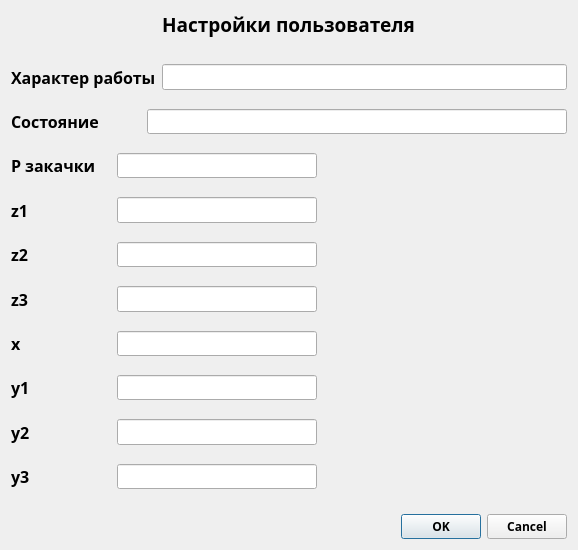
<?xml version="1.0" encoding="UTF-8"?>
<ui version="4.0">
 <class>Dialog</class>
 <widget class="QDialog" name="Dialog">
  <property name="geometry">
   <rect>
    <x>0</x>
    <y>0</y>
    <width>578</width>
    <height>550</height>
   </rect>
  </property>
  <property name="minimumSize">
   <size>
    <width>400</width>
    <height>550</height>
   </size>
  </property>
  <property name="maximumSize">
   <size>
    <width>700</width>
    <height>600</height>
   </size>
  </property>
  <property name="windowTitle">
   <string>Dialog</string>
  </property>
  <layout class="QGridLayout" name="gridLayout">
   <item row="0" column="0">
    <layout class="QVBoxLayout" name="verticalLayout_2">
     <item alignment="Qt::AlignHCenter">
      <widget class="QLabel" name="label">
       <property name="font">
        <font>
         <family>Bahnschrift SemiBold</family>
         <pointsize>14</pointsize>
         <weight>75</weight>
         <bold>true</bold>
        </font>
       </property>
       <property name="layoutDirection">
        <enum>Qt::LeftToRight</enum>
       </property>
       <property name="text">
        <string>Настройки пользователя</string>
       </property>
      </widget>
     </item>
     <item>
      <spacer name="verticalSpacer">
       <property name="orientation">
        <enum>Qt::Vertical</enum>
       </property>
       <property name="sizeType">
        <enum>QSizePolicy::Minimum</enum>
       </property>
       <property name="sizeHint" stdset="0">
        <size>
         <width>20</width>
         <height>20</height>
        </size>
       </property>
      </spacer>
     </item>
     <item>
      <layout class="QVBoxLayout" name="verticalLayout">
       <item>
        <layout class="QHBoxLayout" name="horizontalLayout">
         <item>
          <widget class="QLabel" name="label_nature_of_work">
           <property name="minimumSize">
            <size>
             <width>130</width>
             <height>0</height>
            </size>
           </property>
           <property name="font">
            <font>
             <family>Bahnschrift SemiBold</family>
             <pointsize>12</pointsize>
             <weight>75</weight>
             <bold>true</bold>
            </font>
           </property>
           <property name="text">
            <string>Характер работы</string>
           </property>
          </widget>
         </item>
         <item>
          <widget class="QLineEdit" name="lineEdit_nature_of_work">
           <property name="font">
            <font>
             <family>Bahnschrift SemiLight</family>
             <pointsize>10</pointsize>
            </font>
           </property>
          </widget>
         </item>
        </layout>
       </item>
       <item>
        <spacer name="verticalSpacer_11">
         <property name="orientation">
          <enum>Qt::Vertical</enum>
         </property>
         <property name="sizeType">
          <enum>QSizePolicy::Minimum</enum>
         </property>
         <property name="sizeHint" stdset="0">
          <size>
           <width>20</width>
           <height>13</height>
          </size>
         </property>
        </spacer>
       </item>
       <item>
        <layout class="QHBoxLayout" name="horizontalLayout_2">
         <item>
          <widget class="QLabel" name="label_state">
           <property name="minimumSize">
            <size>
             <width>130</width>
             <height>0</height>
            </size>
           </property>
           <property name="font">
            <font>
             <family>Bahnschrift SemiBold</family>
             <pointsize>12</pointsize>
             <weight>75</weight>
             <bold>true</bold>
            </font>
           </property>
           <property name="text">
            <string>Состояние</string>
           </property>
          </widget>
         </item>
         <item>
          <widget class="QLineEdit" name="lineEdit_state">
           <property name="maximumSize">
            <size>
             <width>16777215</width>
             <height>16777215</height>
            </size>
           </property>
           <property name="font">
            <font>
             <family>Bahnschrift SemiLight</family>
             <pointsize>10</pointsize>
            </font>
           </property>
           <property name="layoutDirection">
            <enum>Qt::LeftToRight</enum>
           </property>
           <property name="cursorPosition">
            <number>0</number>
           </property>
          </widget>
         </item>
        </layout>
       </item>
       <item>
        <spacer name="verticalSpacer_2">
         <property name="orientation">
          <enum>Qt::Vertical</enum>
         </property>
         <property name="sizeType">
          <enum>QSizePolicy::Minimum</enum>
         </property>
         <property name="sizeHint" stdset="0">
          <size>
           <width>20</width>
           <height>13</height>
          </size>
         </property>
        </spacer>
       </item>
       <item>
        <layout class="QHBoxLayout" name="horizontalLayout_3">
         <item>
          <widget class="QLabel" name="label_p_zak">
           <property name="minimumSize">
            <size>
             <width>100</width>
             <height>0</height>
            </size>
           </property>
           <property name="font">
            <font>
             <family>Bahnschrift SemiBold</family>
             <pointsize>12</pointsize>
             <weight>75</weight>
             <bold>true</bold>
            </font>
           </property>
           <property name="text">
            <string>P закачки</string>
           </property>
          </widget>
         </item>
         <item>
          <widget class="QLineEdit" name="lineEdit_p_zak">
           <property name="font">
            <font>
             <family>Bahnschrift SemiLight</family>
             <pointsize>10</pointsize>
            </font>
           </property>
          </widget>
         </item>
         <item>
          <spacer name="horizontalSpacer">
           <property name="orientation">
            <enum>Qt::Horizontal</enum>
           </property>
           <property name="sizeType">
            <enum>QSizePolicy::Minimum</enum>
           </property>
           <property name="sizeHint" stdset="0">
            <size>
             <width>250</width>
             <height>20</height>
            </size>
           </property>
          </spacer>
         </item>
        </layout>
       </item>
       <item>
        <spacer name="verticalSpacer_3">
         <property name="orientation">
          <enum>Qt::Vertical</enum>
         </property>
         <property name="sizeType">
          <enum>QSizePolicy::Minimum</enum>
         </property>
         <property name="sizeHint" stdset="0">
          <size>
           <width>20</width>
           <height>13</height>
          </size>
         </property>
        </spacer>
       </item>
       <item>
        <layout class="QHBoxLayout" name="horizontalLayout_4">
         <item>
          <widget class="QLabel" name="label_z1">
           <property name="minimumSize">
            <size>
             <width>100</width>
             <height>0</height>
            </size>
           </property>
           <property name="font">
            <font>
             <family>Bahnschrift SemiBold</family>
             <pointsize>12</pointsize>
             <weight>75</weight>
             <bold>true</bold>
            </font>
           </property>
           <property name="text">
            <string>z1</string>
           </property>
          </widget>
         </item>
         <item>
          <widget class="QLineEdit" name="lineEdit_z1">
           <property name="font">
            <font>
             <family>Bahnschrift SemiLight</family>
             <pointsize>10</pointsize>
            </font>
           </property>
          </widget>
         </item>
         <item>
          <spacer name="horizontalSpacer_2">
           <property name="orientation">
            <enum>Qt::Horizontal</enum>
           </property>
           <property name="sizeType">
            <enum>QSizePolicy::Minimum</enum>
           </property>
           <property name="sizeHint" stdset="0">
            <size>
             <width>250</width>
             <height>20</height>
            </size>
           </property>
          </spacer>
         </item>
        </layout>
       </item>
       <item>
        <spacer name="verticalSpacer_4">
         <property name="orientation">
          <enum>Qt::Vertical</enum>
         </property>
         <property name="sizeType">
          <enum>QSizePolicy::Minimum</enum>
         </property>
         <property name="sizeHint" stdset="0">
          <size>
           <width>20</width>
           <height>13</height>
          </size>
         </property>
        </spacer>
       </item>
       <item>
        <layout class="QHBoxLayout" name="horizontalLayout_5">
         <item>
          <widget class="QLabel" name="label_z2">
           <property name="minimumSize">
            <size>
             <width>100</width>
             <height>0</height>
            </size>
           </property>
           <property name="font">
            <font>
             <family>Bahnschrift SemiBold</family>
             <pointsize>12</pointsize>
             <weight>75</weight>
             <bold>true</bold>
            </font>
           </property>
           <property name="text">
            <string>z2</string>
           </property>
          </widget>
         </item>
         <item>
          <widget class="QLineEdit" name="lineEdit_z2">
           <property name="font">
            <font>
             <family>Bahnschrift SemiLight</family>
             <pointsize>10</pointsize>
            </font>
           </property>
          </widget>
         </item>
         <item>
          <spacer name="horizontalSpacer_3">
           <property name="orientation">
            <enum>Qt::Horizontal</enum>
           </property>
           <property name="sizeType">
            <enum>QSizePolicy::Minimum</enum>
           </property>
           <property name="sizeHint" stdset="0">
            <size>
             <width>250</width>
             <height>20</height>
            </size>
           </property>
          </spacer>
         </item>
        </layout>
       </item>
       <item>
        <spacer name="verticalSpacer_5">
         <property name="orientation">
          <enum>Qt::Vertical</enum>
         </property>
         <property name="sizeType">
          <enum>QSizePolicy::Minimum</enum>
         </property>
         <property name="sizeHint" stdset="0">
          <size>
           <width>20</width>
           <height>13</height>
          </size>
         </property>
        </spacer>
       </item>
       <item>
        <layout class="QHBoxLayout" name="horizontalLayout_6">
         <item>
          <widget class="QLabel" name="label_z3">
           <property name="minimumSize">
            <size>
             <width>100</width>
             <height>0</height>
            </size>
           </property>
           <property name="font">
            <font>
             <family>Bahnschrift SemiBold</family>
             <pointsize>12</pointsize>
             <weight>75</weight>
             <bold>true</bold>
            </font>
           </property>
           <property name="text">
            <string>z3</string>
           </property>
          </widget>
         </item>
         <item>
          <widget class="QLineEdit" name="lineEdit_z3">
           <property name="font">
            <font>
             <family>Bahnschrift SemiLight</family>
             <pointsize>10</pointsize>
            </font>
           </property>
          </widget>
         </item>
         <item>
          <spacer name="horizontalSpacer_4">
           <property name="orientation">
            <enum>Qt::Horizontal</enum>
           </property>
           <property name="sizeType">
            <enum>QSizePolicy::Minimum</enum>
           </property>
           <property name="sizeHint" stdset="0">
            <size>
             <width>250</width>
             <height>20</height>
            </size>
           </property>
          </spacer>
         </item>
        </layout>
       </item>
       <item>
        <spacer name="verticalSpacer_6">
         <property name="orientation">
          <enum>Qt::Vertical</enum>
         </property>
         <property name="sizeType">
          <enum>QSizePolicy::Minimum</enum>
         </property>
         <property name="sizeHint" stdset="0">
          <size>
           <width>20</width>
           <height>13</height>
          </size>
         </property>
        </spacer>
       </item>
       <item>
        <layout class="QHBoxLayout" name="horizontalLayout_7">
         <item>
          <widget class="QLabel" name="label_x">
           <property name="minimumSize">
            <size>
             <width>100</width>
             <height>0</height>
            </size>
           </property>
           <property name="font">
            <font>
             <family>Bahnschrift SemiBold</family>
             <pointsize>12</pointsize>
             <weight>75</weight>
             <bold>true</bold>
            </font>
           </property>
           <property name="text">
            <string>x</string>
           </property>
          </widget>
         </item>
         <item>
          <widget class="QLineEdit" name="lineEdit_x">
           <property name="font">
            <font>
             <family>Bahnschrift SemiLight</family>
             <pointsize>10</pointsize>
            </font>
           </property>
          </widget>
         </item>
         <item>
          <spacer name="horizontalSpacer_5">
           <property name="orientation">
            <enum>Qt::Horizontal</enum>
           </property>
           <property name="sizeType">
            <enum>QSizePolicy::Minimum</enum>
           </property>
           <property name="sizeHint" stdset="0">
            <size>
             <width>250</width>
             <height>20</height>
            </size>
           </property>
          </spacer>
         </item>
        </layout>
       </item>
       <item>
        <spacer name="verticalSpacer_7">
         <property name="orientation">
          <enum>Qt::Vertical</enum>
         </property>
         <property name="sizeType">
          <enum>QSizePolicy::Minimum</enum>
         </property>
         <property name="sizeHint" stdset="0">
          <size>
           <width>20</width>
           <height>13</height>
          </size>
         </property>
        </spacer>
       </item>
       <item>
        <layout class="QHBoxLayout" name="horizontalLayout_8">
         <item>
          <widget class="QLabel" name="label_y1">
           <property name="minimumSize">
            <size>
             <width>100</width>
             <height>0</height>
            </size>
           </property>
           <property name="font">
            <font>
             <family>Bahnschrift SemiBold</family>
             <pointsize>12</pointsize>
             <weight>75</weight>
             <bold>true</bold>
            </font>
           </property>
           <property name="text">
            <string>y1</string>
           </property>
          </widget>
         </item>
         <item>
          <widget class="QLineEdit" name="lineEdit_y1">
           <property name="font">
            <font>
             <family>Bahnschrift SemiLight</family>
             <pointsize>10</pointsize>
            </font>
           </property>
          </widget>
         </item>
         <item>
          <spacer name="horizontalSpacer_6">
           <property name="orientation">
            <enum>Qt::Horizontal</enum>
           </property>
           <property name="sizeType">
            <enum>QSizePolicy::Minimum</enum>
           </property>
           <property name="sizeHint" stdset="0">
            <size>
             <width>250</width>
             <height>20</height>
            </size>
           </property>
          </spacer>
         </item>
        </layout>
       </item>
       <item>
        <spacer name="verticalSpacer_8">
         <property name="orientation">
          <enum>Qt::Vertical</enum>
         </property>
         <property name="sizeType">
          <enum>QSizePolicy::Minimum</enum>
         </property>
         <property name="sizeHint" stdset="0">
          <size>
           <width>20</width>
           <height>13</height>
          </size>
         </property>
        </spacer>
       </item>
       <item>
        <layout class="QHBoxLayout" name="horizontalLayout_9">
         <item>
          <widget class="QLabel" name="label_y2">
           <property name="minimumSize">
            <size>
             <width>100</width>
             <height>0</height>
            </size>
           </property>
           <property name="font">
            <font>
             <family>Bahnschrift SemiBold</family>
             <pointsize>12</pointsize>
             <weight>75</weight>
             <bold>true</bold>
            </font>
           </property>
           <property name="text">
            <string>y2</string>
           </property>
          </widget>
         </item>
         <item>
          <widget class="QLineEdit" name="lineEdit_y2">
           <property name="font">
            <font>
             <family>Bahnschrift SemiLight</family>
             <pointsize>10</pointsize>
            </font>
           </property>
          </widget>
         </item>
         <item>
          <spacer name="horizontalSpacer_7">
           <property name="orientation">
            <enum>Qt::Horizontal</enum>
           </property>
           <property name="sizeType">
            <enum>QSizePolicy::Minimum</enum>
           </property>
           <property name="sizeHint" stdset="0">
            <size>
             <width>250</width>
             <height>20</height>
            </size>
           </property>
          </spacer>
         </item>
        </layout>
       </item>
       <item>
        <spacer name="verticalSpacer_9">
         <property name="orientation">
          <enum>Qt::Vertical</enum>
         </property>
         <property name="sizeType">
          <enum>QSizePolicy::Minimum</enum>
         </property>
         <property name="sizeHint" stdset="0">
          <size>
           <width>20</width>
           <height>13</height>
          </size>
         </property>
        </spacer>
       </item>
       <item>
        <layout class="QHBoxLayout" name="horizontalLayout_10">
         <item>
          <widget class="QLabel" name="label_y3_2">
           <property name="minimumSize">
            <size>
             <width>100</width>
             <height>0</height>
            </size>
           </property>
           <property name="font">
            <font>
             <family>Bahnschrift SemiBold</family>
             <pointsize>12</pointsize>
             <weight>75</weight>
             <bold>true</bold>
            </font>
           </property>
           <property name="text">
            <string>y3</string>
           </property>
          </widget>
         </item>
         <item>
          <widget class="QLineEdit" name="lineEdit_y3_2">
           <property name="font">
            <font>
             <family>Bahnschrift SemiLight</family>
             <pointsize>10</pointsize>
            </font>
           </property>
          </widget>
         </item>
         <item>
          <spacer name="horizontalSpacer_8">
           <property name="orientation">
            <enum>Qt::Horizontal</enum>
           </property>
           <property name="sizeType">
            <enum>QSizePolicy::Minimum</enum>
           </property>
           <property name="sizeHint" stdset="0">
            <size>
             <width>250</width>
             <height>20</height>
            </size>
           </property>
          </spacer>
         </item>
        </layout>
       </item>
      </layout>
     </item>
     <item>
      <spacer name="verticalSpacer_10">
       <property name="orientation">
        <enum>Qt::Vertical</enum>
       </property>
       <property name="sizeType">
        <enum>QSizePolicy::Minimum</enum>
       </property>
       <property name="sizeHint" stdset="0">
        <size>
         <width>20</width>
         <height>20</height>
        </size>
       </property>
      </spacer>
     </item>
     <item>
      <widget class="QDialogButtonBox" name="buttonBox">
       <property name="font">
        <font>
         <family>Bahnschrift SemiBold</family>
         <weight>75</weight>
         <bold>true</bold>
        </font>
       </property>
       <property name="orientation">
        <enum>Qt::Horizontal</enum>
       </property>
       <property name="standardButtons">
        <set>QDialogButtonBox::Cancel|QDialogButtonBox::Ok</set>
       </property>
      </widget>
     </item>
    </layout>
   </item>
  </layout>
 </widget>
 <resources/>
 <connections>
  <connection>
   <sender>buttonBox</sender>
   <signal>accepted()</signal>
   <receiver>Dialog</receiver>
   <slot>accept()</slot>
   <hints>
    <hint type="sourcelabel">
     <x>248</x>
     <y>254</y>
    </hint>
    <hint type="destinationlabel">
     <x>157</x>
     <y>274</y>
    </hint>
   </hints>
  </connection>
  <connection>
   <sender>buttonBox</sender>
   <signal>rejected()</signal>
   <receiver>Dialog</receiver>
   <slot>reject()</slot>
   <hints>
    <hint type="sourcelabel">
     <x>316</x>
     <y>260</y>
    </hint>
    <hint type="destinationlabel">
     <x>286</x>
     <y>274</y>
    </hint>
   </hints>
  </connection>
 </connections>
</ui>
